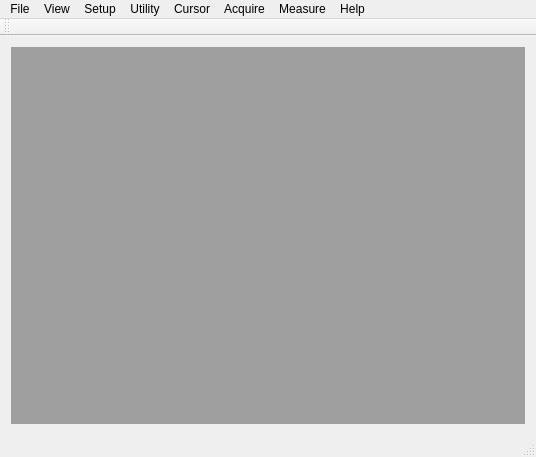
<?xml version="1.0" encoding="UTF-8"?>
<ui version="4.0">
 <class>MainWindow</class>
 <widget class="QMainWindow" name="MainWindow">
  <property name="geometry">
   <rect>
    <x>0</x>
    <y>0</y>
    <width>536</width>
    <height>457</height>
   </rect>
  </property>
  <property name="windowTitle">
   <string>MainWindow</string>
  </property>
  <widget class="QWidget" name="centralWidget">
   <layout class="QGridLayout" name="gridLayout">
    <item row="0" column="0">
     <widget class="QMdiArea" name="mdiArea"/>
    </item>
   </layout>
  </widget>
  <widget class="QMenuBar" name="menuBar">
   <property name="geometry">
    <rect>
     <x>0</x>
     <y>0</y>
     <width>536</width>
     <height>26</height>
    </rect>
   </property>
   <property name="palette">
    <palette>
     <active>
      <colorrole role="WindowText">
       <brush brushstyle="SolidPattern">
        <color alpha="255">
         <red>0</red>
         <green>0</green>
         <blue>0</blue>
        </color>
       </brush>
      </colorrole>
      <colorrole role="Text">
       <brush brushstyle="SolidPattern">
        <color alpha="255">
         <red>0</red>
         <green>0</green>
         <blue>0</blue>
        </color>
       </brush>
      </colorrole>
      <colorrole role="PlaceholderText">
       <brush brushstyle="SolidPattern">
        <color alpha="128">
         <red>0</red>
         <green>0</green>
         <blue>0</blue>
        </color>
       </brush>
      </colorrole>
     </active>
     <inactive>
      <colorrole role="WindowText">
       <brush brushstyle="SolidPattern">
        <color alpha="255">
         <red>0</red>
         <green>0</green>
         <blue>0</blue>
        </color>
       </brush>
      </colorrole>
      <colorrole role="Text">
       <brush brushstyle="SolidPattern">
        <color alpha="255">
         <red>0</red>
         <green>0</green>
         <blue>0</blue>
        </color>
       </brush>
      </colorrole>
      <colorrole role="PlaceholderText">
       <brush brushstyle="SolidPattern">
        <color alpha="128">
         <red>0</red>
         <green>0</green>
         <blue>0</blue>
        </color>
       </brush>
      </colorrole>
     </inactive>
     <disabled>
      <colorrole role="WindowText">
       <brush brushstyle="SolidPattern">
        <color alpha="255">
         <red>200</red>
         <green>200</green>
         <blue>200</blue>
        </color>
       </brush>
      </colorrole>
      <colorrole role="Text">
       <brush brushstyle="SolidPattern">
        <color alpha="255">
         <red>189</red>
         <green>189</green>
         <blue>189</blue>
        </color>
       </brush>
      </colorrole>
      <colorrole role="PlaceholderText">
       <brush brushstyle="SolidPattern">
        <color alpha="128">
         <red>0</red>
         <green>0</green>
         <blue>0</blue>
        </color>
       </brush>
      </colorrole>
     </disabled>
    </palette>
   </property>
   <widget class="QMenu" name="menuFile">
    <property name="title">
     <string>File</string>
    </property>
    <addaction name="actionLoad_Setup"/>
    <addaction name="actionSave_Setup"/>
    <addaction name="separator"/>
    <addaction name="actionOpen_File"/>
    <addaction name="separator"/>
    <addaction name="actionSave_File"/>
    <addaction name="actionPrint"/>
    <addaction name="actionExit"/>
   </widget>
   <widget class="QMenu" name="menuView">
    <property name="title">
     <string>View</string>
    </property>
    <addaction name="actionOscilloscope"/>
    <addaction name="actionOscilloscope_Setup_Window"/>
    <addaction name="separator"/>
    <addaction name="actionFFT_Waveform_Window"/>
    <addaction name="actionFFT_Setup_Window"/>
    <addaction name="separator"/>
    <addaction name="actionTool_Bar"/>
    <addaction name="actionArrange_All_Window"/>
    <addaction name="actionFull_Screen"/>
   </widget>
   <widget class="QMenu" name="menuSetup">
    <property name="title">
     <string>Setup</string>
    </property>
    <addaction name="actionOscilloscope_Setup"/>
    <addaction name="actionFFT_Analyzer"/>
    <addaction name="actionAll_Setup_Reset"/>
   </widget>
   <widget class="QMenu" name="menuUtility">
    <property name="title">
     <string>Utility</string>
    </property>
    <addaction name="actionTransducer_Setup"/>
    <addaction name="actionTest_Target_Setup"/>
    <addaction name="actionScreen_Capture"/>
    <addaction name="actionDelete_Setup"/>
   </widget>
   <widget class="QMenu" name="menuCursor">
    <property name="title">
     <string>Cursor</string>
    </property>
    <addaction name="actionNone"/>
    <addaction name="actionCross"/>
    <addaction name="actionVertical"/>
    <addaction name="actionHorizontal"/>
   </widget>
   <widget class="QMenu" name="menuAcquire">
    <property name="title">
     <string>Acquire</string>
    </property>
    <addaction name="actionStart"/>
    <addaction name="actionStop"/>
    <addaction name="separator"/>
    <addaction name="actionZoon_in"/>
    <addaction name="actionZoom_out"/>
    <addaction name="separator"/>
    <addaction name="actionAcquisition"/>
    <addaction name="actionInterpolation"/>
    <addaction name="actionAuto_Setup"/>
   </widget>
   <widget class="QMenu" name="menuMeasure">
    <property name="title">
     <string>Measure</string>
    </property>
    <widget class="QMenu" name="menuOscilloscope_Vertical">
     <property name="title">
      <string>Oscilloscope Vertical</string>
     </property>
     <addaction name="actionMaximum"/>
     <addaction name="actionMinimum"/>
     <addaction name="actionPeak_to_Peak"/>
     <addaction name="actionTop"/>
     <addaction name="actionBase"/>
     <addaction name="actionRMS"/>
     <addaction name="actionAmplitude"/>
     <addaction name="actionMean"/>
     <addaction name="actionCycle_MEan"/>
     <addaction name="actionPreShoot"/>
    </widget>
    <widget class="QMenu" name="menuOscilliscope_Horizontal">
     <property name="title">
      <string>Oscilliscope Horizontal</string>
     </property>
     <addaction name="actionPeriod"/>
     <addaction name="actionFrequency"/>
     <addaction name="actionRise_Time"/>
     <addaction name="actionFall_Time"/>
     <addaction name="action_Duty_Cycle"/>
     <addaction name="action_Duty_Cycle_2"/>
     <addaction name="action_Pulse_Width"/>
     <addaction name="action_Pulse_Width_2"/>
    </widget>
    <widget class="QMenu" name="menuFFT_Measurement">
     <property name="title">
      <string>FFT Measurement</string>
     </property>
     <addaction name="actionSNR"/>
     <addaction name="actionTHD"/>
     <addaction name="actionENOB"/>
     <addaction name="actionSFDR"/>
     <addaction name="actionSINAD"/>
     <addaction name="actionTotal_Power"/>
     <addaction name="actionPeak_Frequency"/>
    </widget>
    <addaction name="menuOscilloscope_Vertical"/>
    <addaction name="menuOscilliscope_Horizontal"/>
    <addaction name="separator"/>
    <addaction name="menuFFT_Measurement"/>
    <addaction name="separator"/>
    <addaction name="actionClear_Display"/>
   </widget>
   <widget class="QMenu" name="menuHelp">
    <property name="title">
     <string>Help</string>
    </property>
    <widget class="QMenu" name="menuAbout">
     <property name="title">
      <string>About</string>
     </property>
     <addaction name="actionUpdate"/>
     <addaction name="actionHomepage"/>
    </widget>
    <addaction name="actionContents"/>
    <addaction name="menuAbout"/>
   </widget>
   <addaction name="menuFile"/>
   <addaction name="menuView"/>
   <addaction name="menuSetup"/>
   <addaction name="menuUtility"/>
   <addaction name="menuCursor"/>
   <addaction name="menuAcquire"/>
   <addaction name="menuMeasure"/>
   <addaction name="menuHelp"/>
  </widget>
  <widget class="QToolBar" name="mainToolBar">
   <attribute name="toolBarArea">
    <enum>TopToolBarArea</enum>
   </attribute>
   <attribute name="toolBarBreak">
    <bool>false</bool>
   </attribute>
  </widget>
  <widget class="QStatusBar" name="statusBar"/>
  <action name="actionLoad_Setup">
   <property name="text">
    <string>Load Setup</string>
   </property>
  </action>
  <action name="actionSave_Setup">
   <property name="text">
    <string>Save Setup</string>
   </property>
  </action>
  <action name="actionOpen_File">
   <property name="text">
    <string>Open File</string>
   </property>
  </action>
  <action name="actionSave_File">
   <property name="text">
    <string>Save File</string>
   </property>
  </action>
  <action name="actionPrint">
   <property name="text">
    <string>Print</string>
   </property>
  </action>
  <action name="actionExit">
   <property name="text">
    <string>Exit</string>
   </property>
  </action>
  <action name="actionOscilloscope">
   <property name="text">
    <string>Oscilloscope Waveform Window</string>
   </property>
  </action>
  <action name="actionOscilloscope_Setup_Window">
   <property name="text">
    <string>Oscilloscope Setup Window</string>
   </property>
  </action>
  <action name="actionFFT_Waveform_Window">
   <property name="text">
    <string>FFT Waveform Window</string>
   </property>
  </action>
  <action name="actionFFT_Setup_Window">
   <property name="text">
    <string>FFT Setup Window</string>
   </property>
  </action>
  <action name="actionTool_Bar">
   <property name="text">
    <string>Tool Bar</string>
   </property>
  </action>
  <action name="actionArrange_All_Window">
   <property name="text">
    <string>Arrange All Window</string>
   </property>
  </action>
  <action name="actionFull_Screen">
   <property name="text">
    <string>Full Screen</string>
   </property>
  </action>
  <action name="actionOscilloscope_Setup">
   <property name="text">
    <string>Oscilloscope Setup</string>
   </property>
  </action>
  <action name="actionFFT_Analyzer">
   <property name="text">
    <string>FFT Analyzer Setup</string>
   </property>
  </action>
  <action name="actionAll_Setup_Reset">
   <property name="text">
    <string>All Setup Reset</string>
   </property>
  </action>
  <action name="actionTransducer_Setup">
   <property name="text">
    <string>Transducer Setup</string>
   </property>
  </action>
  <action name="actionTest_Target_Setup">
   <property name="text">
    <string>Test Target Setup</string>
   </property>
  </action>
  <action name="actionScreen_Capture">
   <property name="text">
    <string>Screen Capture</string>
   </property>
  </action>
  <action name="actionDelete_Setup">
   <property name="text">
    <string>Delete Setup</string>
   </property>
  </action>
  <action name="actionNone">
   <property name="text">
    <string>None</string>
   </property>
  </action>
  <action name="actionCross">
   <property name="text">
    <string>Cross</string>
   </property>
  </action>
  <action name="actionVertical">
   <property name="text">
    <string>Vertical</string>
   </property>
  </action>
  <action name="actionHorizontal">
   <property name="text">
    <string>Horizontal</string>
   </property>
  </action>
  <action name="actionStart">
   <property name="text">
    <string>Start</string>
   </property>
  </action>
  <action name="actionStop">
   <property name="text">
    <string>Stop</string>
   </property>
  </action>
  <action name="actionZoon_in">
   <property name="text">
    <string>Zoom in</string>
   </property>
  </action>
  <action name="actionZoom_out">
   <property name="text">
    <string>Zoom out</string>
   </property>
  </action>
  <action name="actionAcquisition">
   <property name="text">
    <string>Acquisition</string>
   </property>
  </action>
  <action name="actionInterpolation">
   <property name="text">
    <string>Interpolation</string>
   </property>
  </action>
  <action name="actionAuto_Setup">
   <property name="text">
    <string>Auto Setup</string>
   </property>
  </action>
  <action name="actionClear_Display">
   <property name="text">
    <string>Clear Display</string>
   </property>
  </action>
  <action name="actionContents">
   <property name="text">
    <string>Contents</string>
   </property>
  </action>
  <action name="actionUpdate">
   <property name="text">
    <string>Update</string>
   </property>
  </action>
  <action name="actionHomepage">
   <property name="text">
    <string>Homepage</string>
   </property>
  </action>
  <action name="actionMaximum">
   <property name="text">
    <string>Maximum</string>
   </property>
  </action>
  <action name="actionMinimum">
   <property name="text">
    <string>Minimum</string>
   </property>
  </action>
  <action name="actionPeak_to_Peak">
   <property name="text">
    <string>Peak to Peak</string>
   </property>
  </action>
  <action name="actionTop">
   <property name="text">
    <string>Top</string>
   </property>
  </action>
  <action name="actionBase">
   <property name="text">
    <string>Base</string>
   </property>
  </action>
  <action name="actionRMS">
   <property name="text">
    <string>RMS</string>
   </property>
  </action>
  <action name="actionAmplitude">
   <property name="text">
    <string>Amplitude</string>
   </property>
  </action>
  <action name="actionMean">
   <property name="text">
    <string>Mean</string>
   </property>
  </action>
  <action name="actionCycle_MEan">
   <property name="text">
    <string>Cycle Mean</string>
   </property>
  </action>
  <action name="actionPreShoot">
   <property name="text">
    <string>PreShoot</string>
   </property>
  </action>
  <action name="actionPeriod">
   <property name="text">
    <string>Period</string>
   </property>
  </action>
  <action name="actionFrequency">
   <property name="text">
    <string>Frequency</string>
   </property>
  </action>
  <action name="actionRise_Time">
   <property name="text">
    <string>Rise Time</string>
   </property>
  </action>
  <action name="actionFall_Time">
   <property name="text">
    <string>Fall Time</string>
   </property>
  </action>
  <action name="action_Duty_Cycle">
   <property name="text">
    <string>+Duty Cycle</string>
   </property>
  </action>
  <action name="action_Duty_Cycle_2">
   <property name="text">
    <string>-Duty Cycle</string>
   </property>
  </action>
  <action name="action_Pulse_Width">
   <property name="text">
    <string>+Pulse Width</string>
   </property>
  </action>
  <action name="action_Pulse_Width_2">
   <property name="text">
    <string>-Pulse Width</string>
   </property>
  </action>
  <action name="actionSNR">
   <property name="text">
    <string>SNR</string>
   </property>
  </action>
  <action name="actionTHD">
   <property name="text">
    <string>THD</string>
   </property>
  </action>
  <action name="actionENOB">
   <property name="text">
    <string>ENOB</string>
   </property>
  </action>
  <action name="actionSFDR">
   <property name="text">
    <string>SFDR</string>
   </property>
  </action>
  <action name="actionSINAD">
   <property name="text">
    <string>SINAD</string>
   </property>
  </action>
  <action name="actionTotal_Power">
   <property name="text">
    <string>Total Power</string>
   </property>
  </action>
  <action name="actionPeak_Frequency">
   <property name="text">
    <string>Peak Frequency</string>
   </property>
  </action>
 </widget>
 <layoutdefault spacing="6" margin="11"/>
 <resources/>
 <connections/>
</ui>
